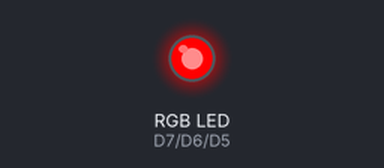
Bench run of a sketch on a simulated ESP8266 (NodeMCU). Parts: an RGB LED mixed from three pins (HIGH = lit).

Above: at 0.5 s.
At 2.5 s:
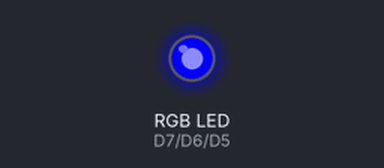
At 3.5 s:
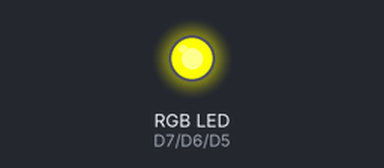
At 4.5 s:
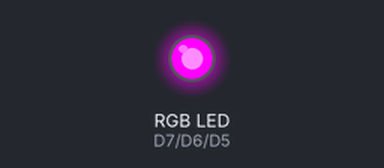
At 6.5 s:
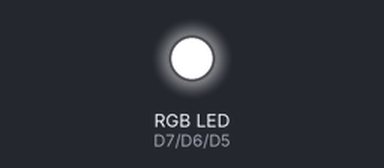
At 8.5 s:
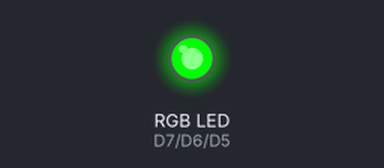
Timing chart, 0 to 9.1 s (numbered marks = the images above):
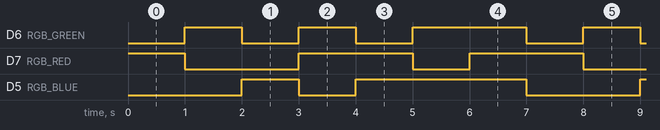

The sketch:

RBGtest.ino
```cpp
#define RGB_RED D7
#define RGB_GREEN D6
#define RGB_BLUE D5

void setup() {
  pinMode(RGB_RED, OUTPUT);
  pinMode(RGB_GREEN, OUTPUT);
  pinMode(RGB_BLUE, OUTPUT);

}

void loop() {
  RgbRed();
  delay(1000);

  RgbGreen();
  delay(1000);

  RgbBlue();
  delay(1000);

  RgbYellow();
  delay(1000);

  RgbPurple();
  delay(1000);

  RgbCyan();
  delay(1000);

  RgbWhite();
  delay(1000);

}

void TurnOffRGB(){
  digitalWrite(RGB_RED, LOW);
  digitalWrite(RGB_GREEN, LOW);
  digitalWrite(RGB_BLUE, LOW);
}
void RgbRed(){
  digitalWrite(RGB_RED, HIGH);
  digitalWrite(RGB_GREEN, LOW);
  digitalWrite(RGB_BLUE, LOW);
}
void RgbGreen(){
  digitalWrite(RGB_RED, LOW);
  digitalWrite(RGB_GREEN, HIGH);
  digitalWrite(RGB_BLUE, LOW);
}
void RgbBlue(){
  digitalWrite(RGB_RED, LOW);
  digitalWrite(RGB_GREEN, LOW);
  digitalWrite(RGB_BLUE, HIGH);
}
void RgbYellow(){
  digitalWrite(RGB_RED, HIGH);
  digitalWrite(RGB_GREEN, HIGH);
  digitalWrite(RGB_BLUE, LOW);
}
void RgbPurple(){
  digitalWrite(RGB_RED, HIGH);
  digitalWrite(RGB_GREEN, LOW);
  digitalWrite(RGB_BLUE, HIGH);
}
void RgbCyan(){
  digitalWrite(RGB_RED, LOW);
  digitalWrite(RGB_GREEN, HIGH);
  digitalWrite(RGB_BLUE, HIGH);
}
void RgbWhite(){
  digitalWrite(RGB_RED, HIGH);
  digitalWrite(RGB_GREEN, HIGH);
  digitalWrite(RGB_BLUE, HIGH);
}
```

Measured:
- by itself, D6 (RGB_GREEN): repeats every 7.0 s: LOW 1.0 s, HIGH 1.0 s, LOW 1.0 s, HIGH 2.0 s, LOW 1.0 s, HIGH 1.0 s
- by itself, D7 (RGB_RED): repeats every 7.0 s: LOW 2.0 s, HIGH 2.0 s, LOW 1.0 s, HIGH 2.0 s
- by itself, D5 (RGB_BLUE): repeats every 7.0 s: LOW 1.0 s, HIGH 3.0 s, LOW 2.0 s, HIGH 1.0 s
